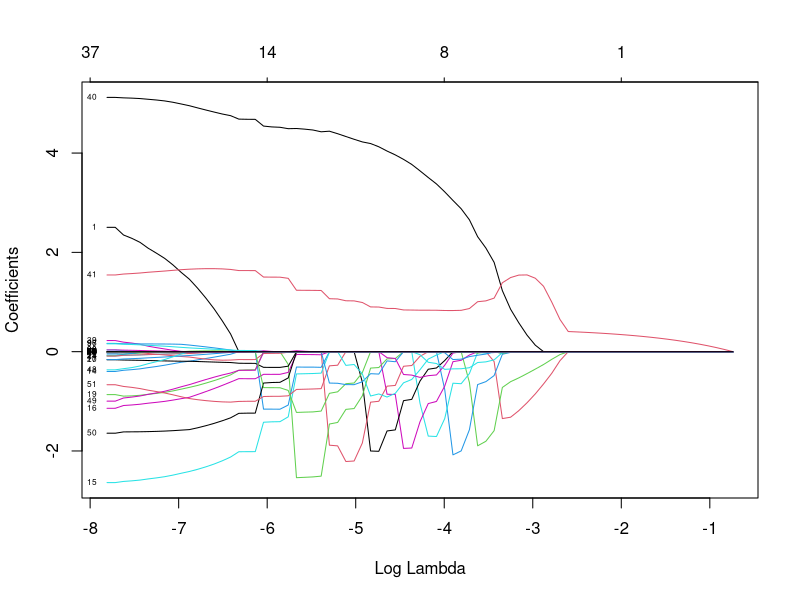
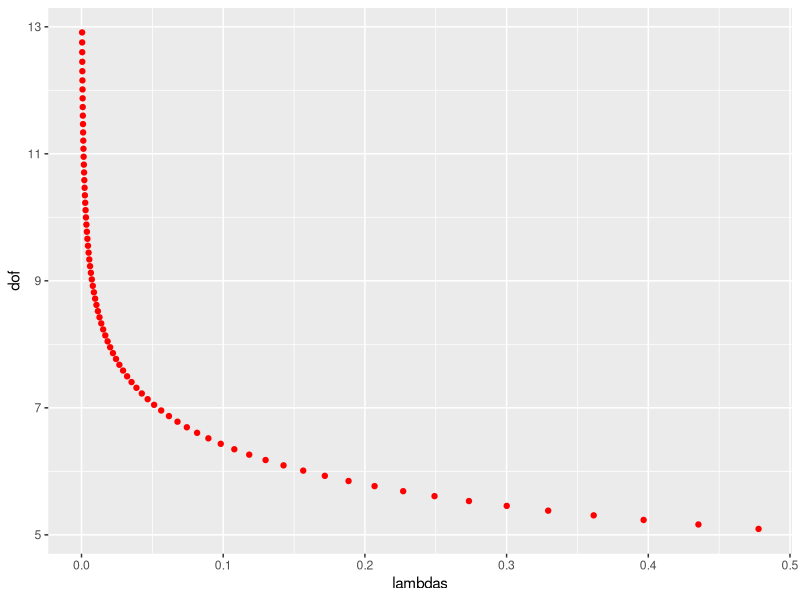
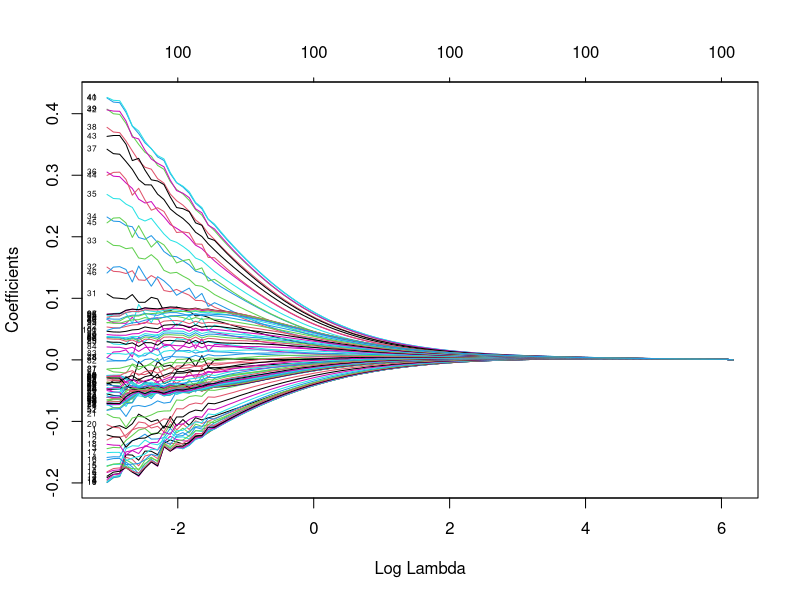
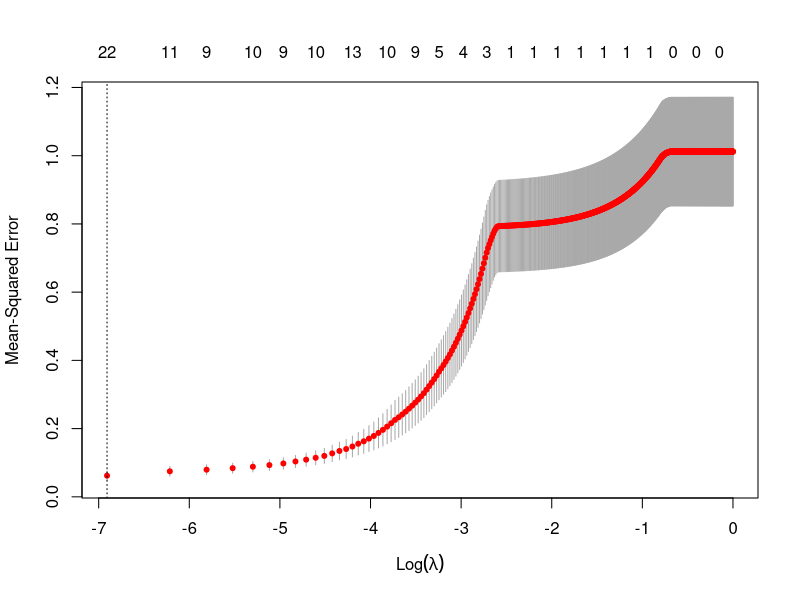
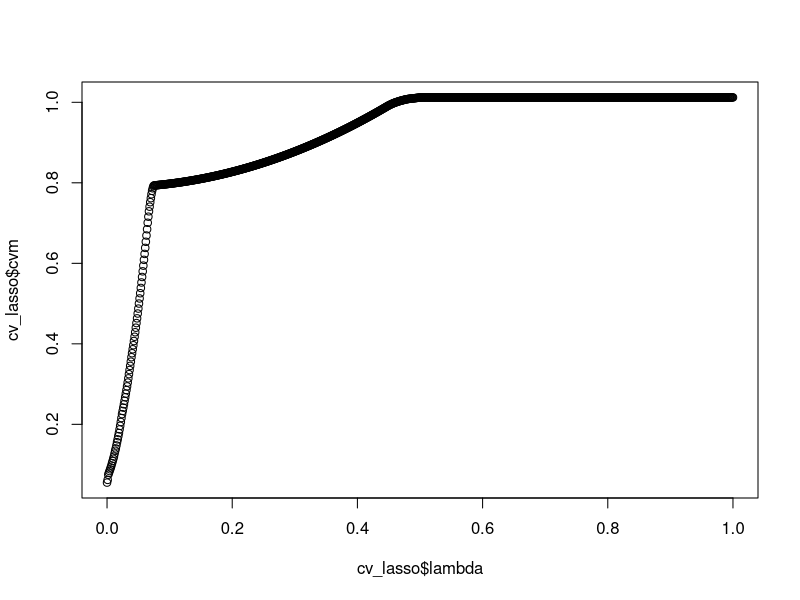
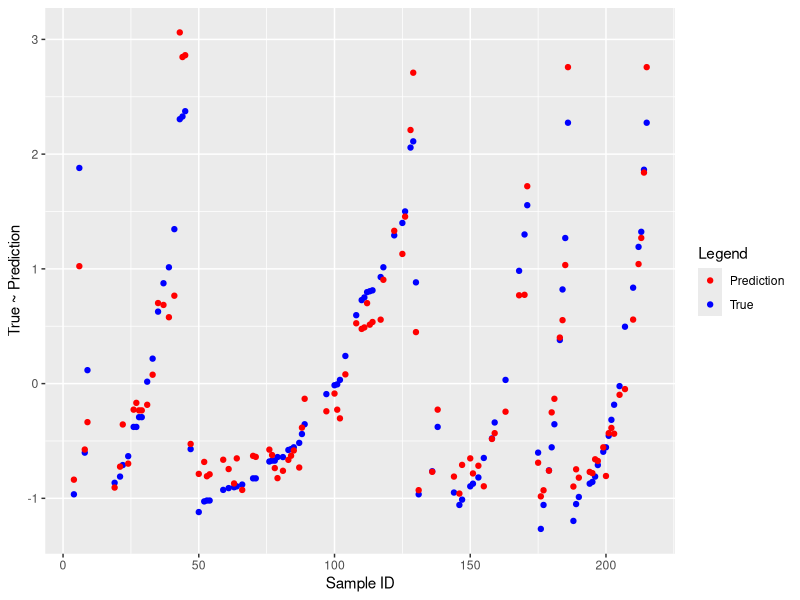
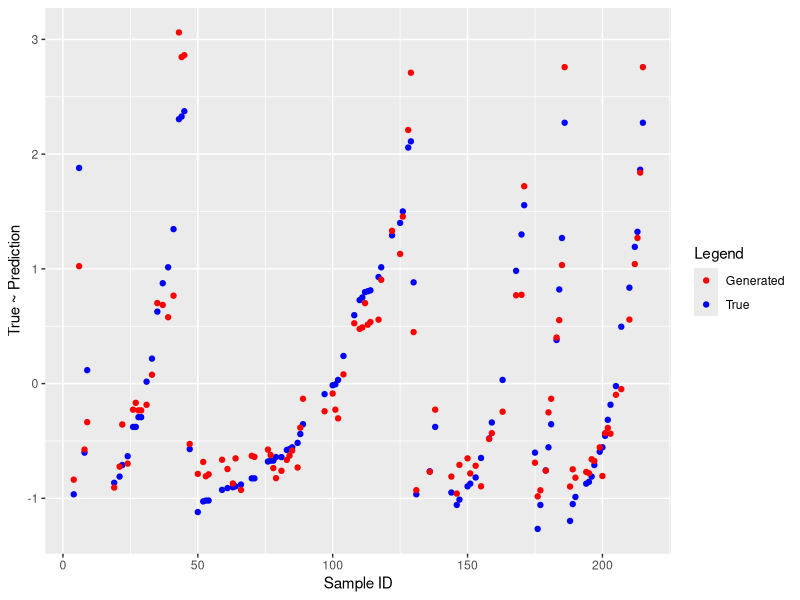

Generate these figures, in order, with R:
## ---- chunk 1
knitr::opts_chunk$set(echo = TRUE)
library(ggplot2)
library(glmnet)
library(psych)
library(tidyr)
## ---- chunk 2
# Load data 
data = read.csv("data/tecator.csv")

# Split data into train and test set
n = dim(data)[1]
set.seed(12345)
id = sample(1:n, floor(n*0.5))
train = data[id,]
test = data[-id,]
## ---- chunk 3
# Fitting the linear regression model
predictors <- paste("Channel", 1:100, sep="")
fmla <- as.formula(paste("Fat ~ ", paste(predictors, collapse= "+")))

fit = lm(fmla, data=train)
summary(fit)

# Estimating training and test errors
train_predictions_lm = predict(fit, train)
train_mse = mean((train$Fat-train_predictions_lm)^2)
train_rmse = sqrt(mean((train$Fat-train_predictions_lm)^2))

test_predictions_lm = predict(fit, test)
test_mse = mean((test$Fat-test_predictions_lm)^2)
test_rmse = sqrt(mean((test$Fat-test_predictions_lm)^2))

cat("Train error\nMSE: ", train_mse, "\nRMSE: ", train_rmse, "\n\nTest error\nMSE: ", test_mse, "\nRMSE: ", test_rmse)
## ---- chunk 4
covariates = scale(train[,2:101])
response = scale(train$Fat)

# alpha=1 to choose 'Lasso'
set.seed(12345)
model_lasso = glmnet(as.matrix(covariates), response, alpha=1, family="gaussian")
plot(model_lasso, xvar="lambda", label=T)
## ---- chunk 5
calc_dof <- function(lambda) {
  ld <- lambda * diag(ncol(covariates))
  H <- covariates %*% solve(t(covariates) %*% covariates + ld) %*% t(covariates)
  dof <- tr(H)
}

dof = c()
lambdas = model_lasso$lambda
for (i in 1:length(lambdas)) {
  dof[i] = calc_dof(lambdas[i])
}

ggplot(data=NULL, aes(lambdas, dof)) + geom_point(color="red")
## ---- chunk 6
# alpha=0 to choose 'Ridge'
set.seed(12345)
model_ridge = glmnet(as.matrix(covariates), response, alpha=0, family="gaussian")
plot(model_ridge, xvar="lambda", label=T)

## ---- chunk 7
set.seed(12345)
cv_lasso = cv.glmnet(as.matrix(covariates), response, alpha=1, family="gaussian", lambda=seq(0,1,0.001))
plot(cv_lasso)
## ---- chunk 8
optimal_lambda = cv_lasso$lambda.min
cat("The optimal lambda: ", optimal_lambda, "\nNumber of variables choosen: ", length(coef(cv_lasso, s="lambda.min")))
## ---- chunk 9
lambda_to_compare = round(exp(-2),3)
cvm = cv_lasso$cvm
lambda = cv_lasso$lambda
plot(cv_lasso$lambda, cv_lasso$cvm)

lambda_cvm = cbind(lambda, cvm)
ind_lambda_to_compare = which(lambda_cvm[,1]==lambda_to_compare, arr.ind = TRUE)
cvm_lambda_to_compare = lambda_cvm[ind_lambda_to_compare,]
print(cvm_lambda_to_compare)
## ---- chunk 10
test_x = scale(test[, 2:101])
test_y = scale(test$Fat)

model_lasso_optimal = glmnet(as.matrix(covariates), response, alpha = 1, lambda=optimal_lambda)
test_predictions_lasso = predict(model_lasso_optimal, newx=test_x, type="response")

determination_coefficient = sum((test_predictions_lasso-mean(test_y))^2)/sum((test_y-mean(test_y))^2)
test_mse_lasso_optimal = mean((test_predictions_lasso-test_y)^2)

cat("Coefficient of determination: ", determination_coefficient, "\nMSE: ", test_mse_lasso_optimal)

true_pred_df = cbind(test[c(1)], scale(test[c(102)]), test_predictions_lasso)
colnames(true_pred_df)[2] = "True"
colnames(true_pred_df)[3] = "Prediction"

true_pred_df %>% 
  gather(key, value, -Sample) %>% 
  ggplot(aes(Sample, value)) + geom_point(aes(color = key)) +
  ylab("True ~ Prediction") +
  xlab("Sample ID") + 
  scale_colour_manual(name="Legend", values=c("red", "blue"))
## ---- chunk 11
calc_sigma <- function(model, covariates, response) {
  betas = as.vector((coef(model))[-1, ])
  residuals = response - (covariates %*% betas)
  sigma = sd(residuals)
  return(sigma)
}
sigma = calc_sigma(model_lasso_optimal, covariates, response)

set.seed(12345)
generated_data = rnorm(dim(test_x), test_x, sigma)

determination_coefficient = sum((generated_data-mean(test_y))^2)/sum((generated_data-mean(test_y))^2)
test_mse_lasso_optimal = mean((generated_data-test_y)^2)

cat("Coefficient of determination: ", determination_coefficient, "\nMSE: ", test_mse_lasso_optimal)

true_pred_df_ = cbind(test[c(1)], scale(test[c(102)]), generated_data)
colnames(true_pred_df)[2] = "True"
colnames(true_pred_df)[3] = "Generated"

true_pred_df %>% 
  gather(key, value, -Sample) %>% 
  ggplot(aes(Sample, value)) + geom_point(aes(color = key)) +
  ylab("True ~ Prediction") +
  xlab("Sample ID") + 
  scale_colour_manual(name="Legend", values=c("red", "blue"))
